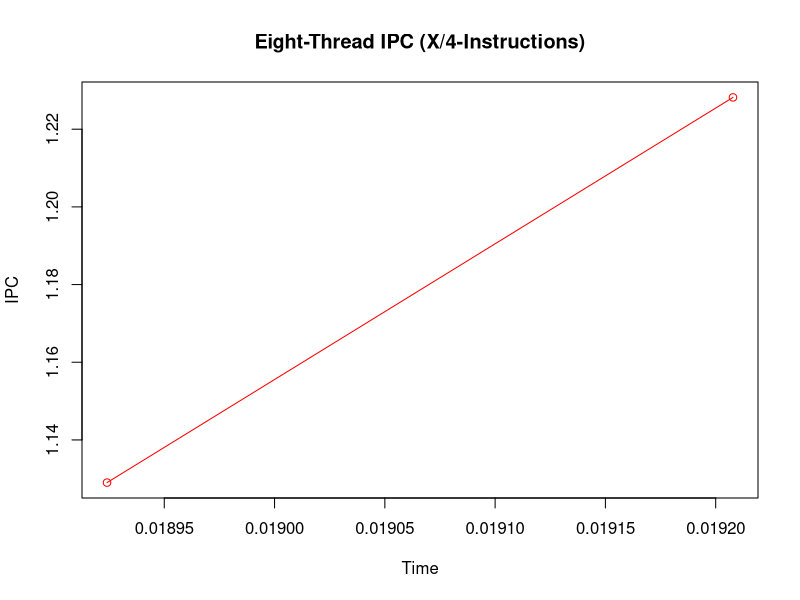
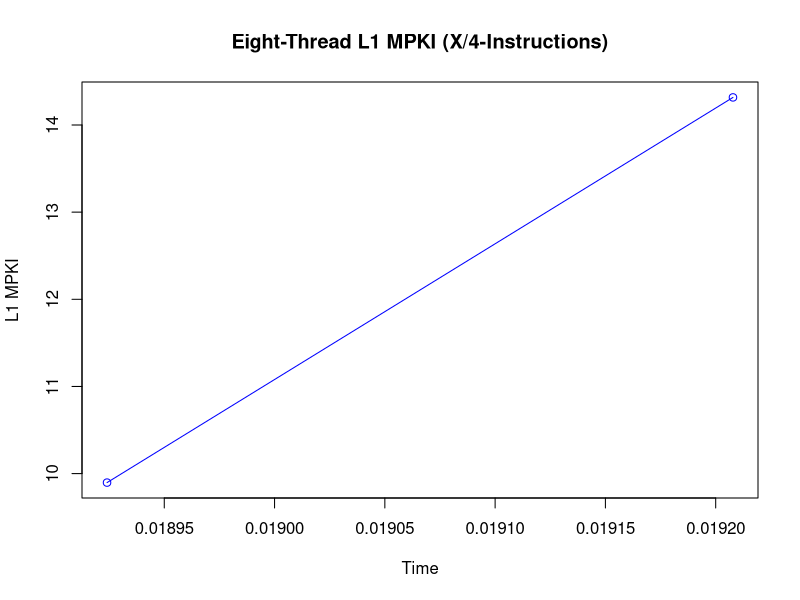
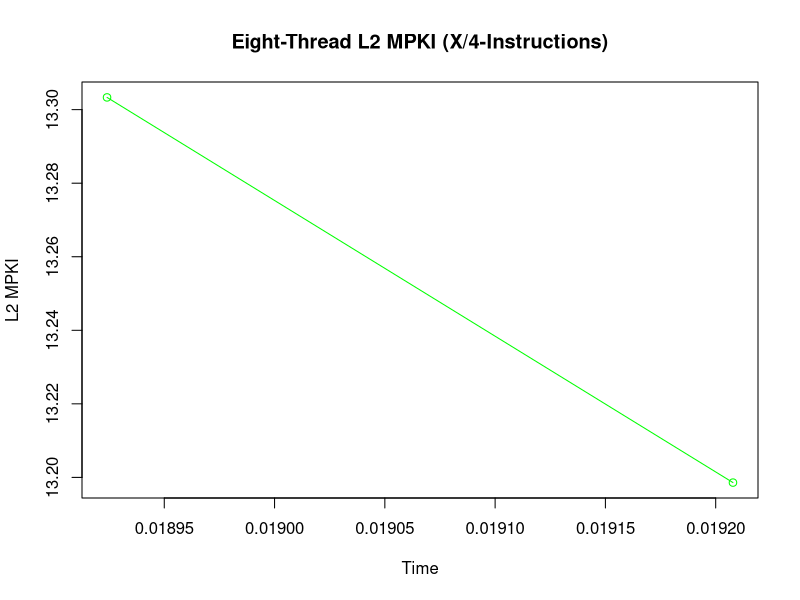
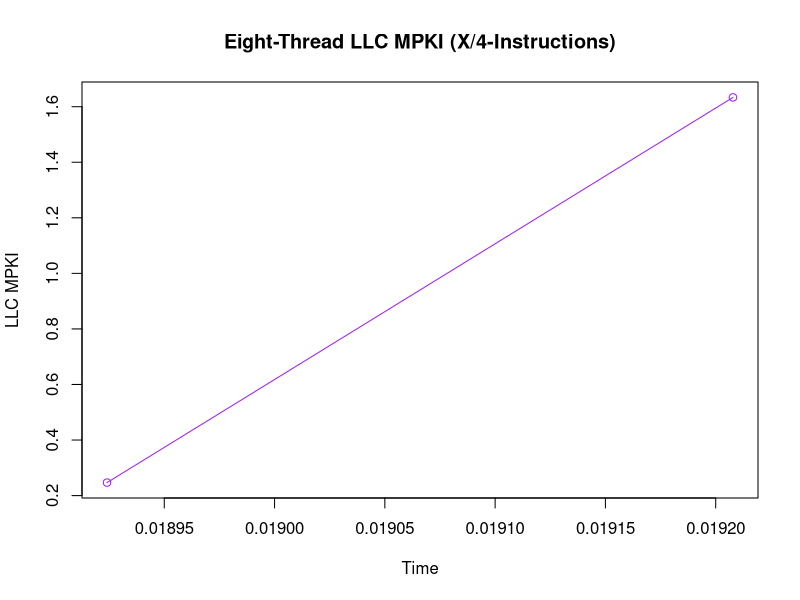
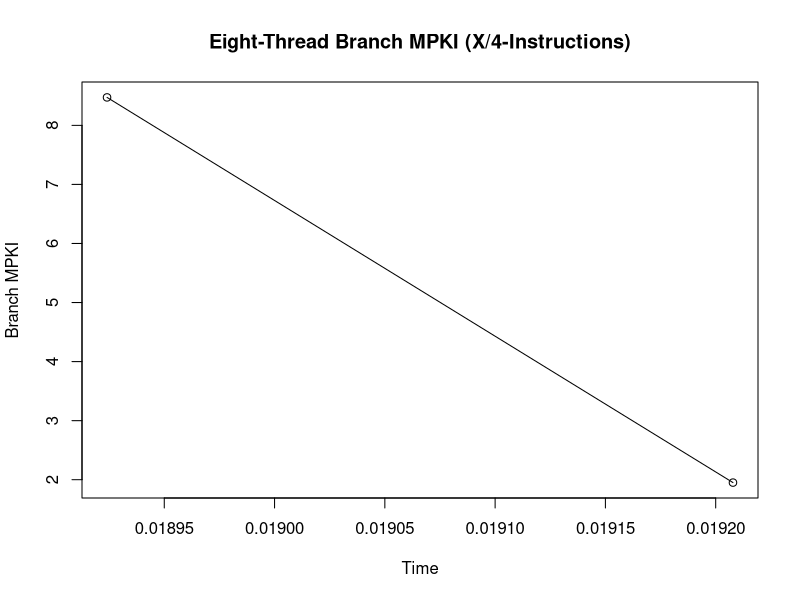

Recreate these plots in R, in order.
#-----------------------------------------------------------------------------------------------------------------
# Eight Thread (X/4)
#-----------------------------------------------------------------------------------------------------------------

data <- read.csv("eight_thread_saliency_run_D4.csv")

data$Timestamp <- as.character(data$Timestamp)
data$Timestamp[which(data$Timestamp=="<not counted>")] <- "0"
data$Timestamp <- as.numeric(data$Timestamp)

data$instructions <- as.character(data$instructions)
data$instructions[which(data$instructions=="<not counted>")] <- "0"
data$instructions <- as.numeric(data$instructions)

data$cpu.cycles <- as.character(data$cpu.cycles)
data$cpu.cycles[which(data$cpu.cycles=="<not counted>")] <- "0"
data$cpu.cycles <- as.numeric(data$cpu.cycles)

data$L1.dcache.load.misses <- as.character(data$L1.dcache.load.misses)
data$L1.dcache.load.misses[which(data$L1.dcache.load.misses=="<not counted>")] <- "0"
data$L1.dcache.load.misses <- as.numeric(data$L1.dcache.load.misses)

data$l2_rqsts.miss <- as.character(data$l2_rqsts.miss)
data$l2_rqsts.miss[which(data$l2_rqsts.miss=="<not counted>")] <- "0"
data$l2_rqsts.miss <- as.numeric(data$l2_rqsts.miss)

data$LLC.load.misses <- as.character(data$LLC.load.misses)
data$LLC.load.misses[which(data$LLC.load.misses=="<not counted>")] <- "0"
data$LLC.load.misses <- as.numeric(data$LLC.load.misses)

data$branch.misses <- as.character(data$branch.misses)
data$branch.misses[which(data$branch.misses=="<not counted>")] <- "0"
data$branch.misses <- as.numeric(data$branch.misses)

#-----------------------------------------------------------------------------------------------------------------
# Eight Thread IPC Plott (X/4)
#-----------------------------------------------------------------------------------------------------------------

IPC = data$instructions/data$cpu.cycles
plot(IPC ~ data$Timestamp, type="o", col="red", main="Eight-Thread IPC (X/4-Instructions)", xlab="Time", ylab="IPC")
#par(new = TRUE) #Plots the next graph on the same graph

#-----------------------------------------------------------------------------------------------------------------
# Eight Thread L1 MPKI Plot (X/4)
#-----------------------------------------------------------------------------------------------------------------

L2MPKI = (data$L1.dcache.load.misses)/(data$instructions/1000)
plot(L2MPKI ~ data$Timestamp, type="o", col="blue", main="Eight-Thread L1 MPKI (X/4-Instructions)", xlab="Time", ylab="L1 MPKI")

#-----------------------------------------------------------------------------------------------------------------
# Eight Thread L2 MPKI Plot (X/4)
#-----------------------------------------------------------------------------------------------------------------

L2MPKI = (data$l2_rqsts.miss)/(data$instructions/1000)
plot(L2MPKI ~ data$Timestamp, type="o", col="green", main="Eight-Thread L2 MPKI (X/4-Instructions)", xlab="Time", ylab="L2 MPKI")

#-----------------------------------------------------------------------------------------------------------------
# Eight Thread LLC MPKI Plot (X/4)
#-----------------------------------------------------------------------------------------------------------------

LLCMPKI = (data$LLC.load.misses)/(data$instructions/1000)
plot(LLCMPKI ~ data$Timestamp, type="o", col="purple", main="Eight-Thread LLC MPKI (X/4-Instructions)", xlab="Time", ylab="LLC MPKI")

#-----------------------------------------------------------------------------------------------------------------
# Eight Thread Branch MPKI Plot (X/4)
#-----------------------------------------------------------------------------------------------------------------

BranchMPKI= (data$branch.misses)/(data$instructions/1000)
plot(BranchMPKI ~ data$Timestamp, type="o", col="black", main="Eight-Thread Branch MPKI (X/4-Instructions)", xlab="Time", ylab="Branch MPKI")

